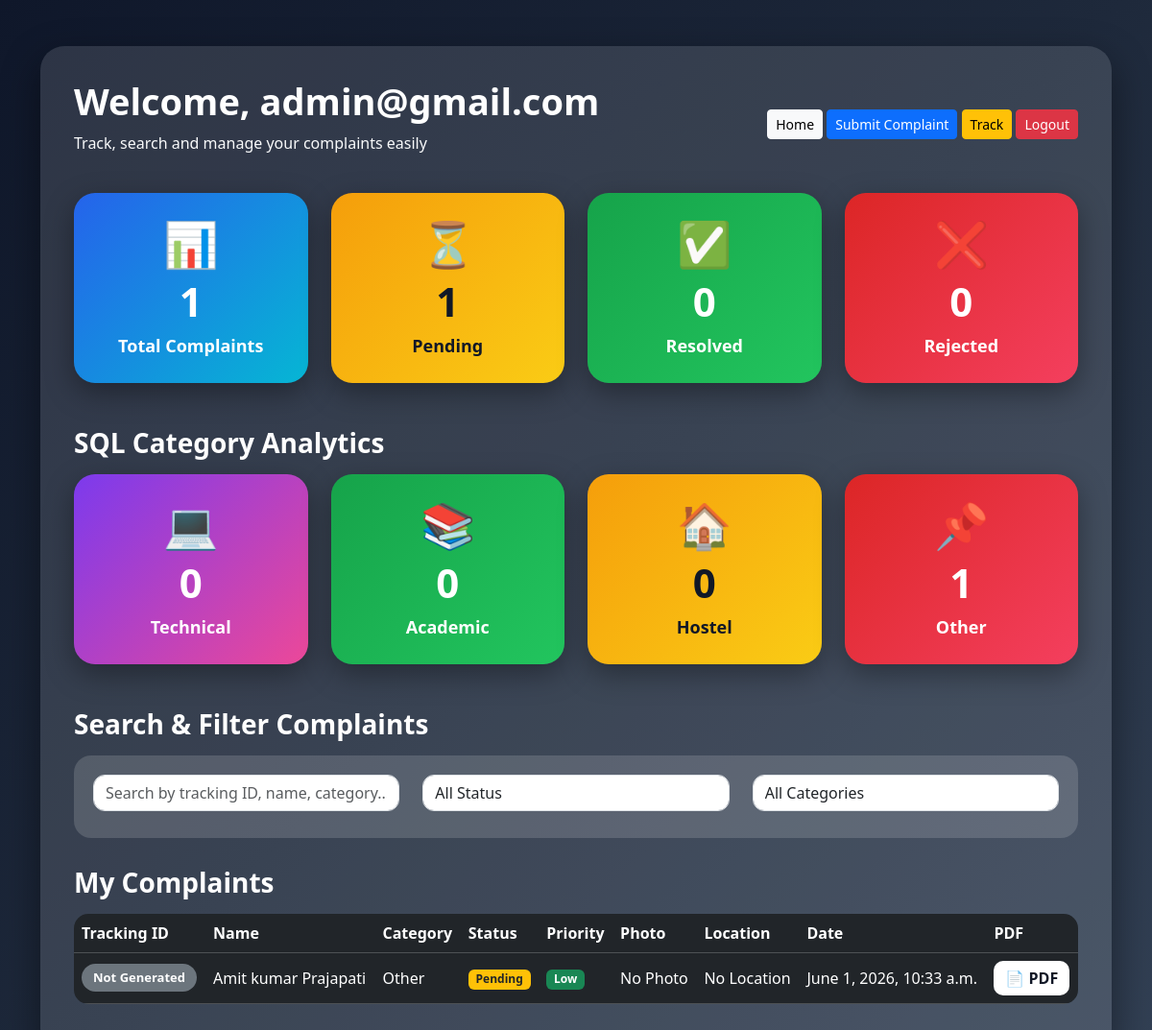
Before: /dashboard/ (signed in) with the older database file.
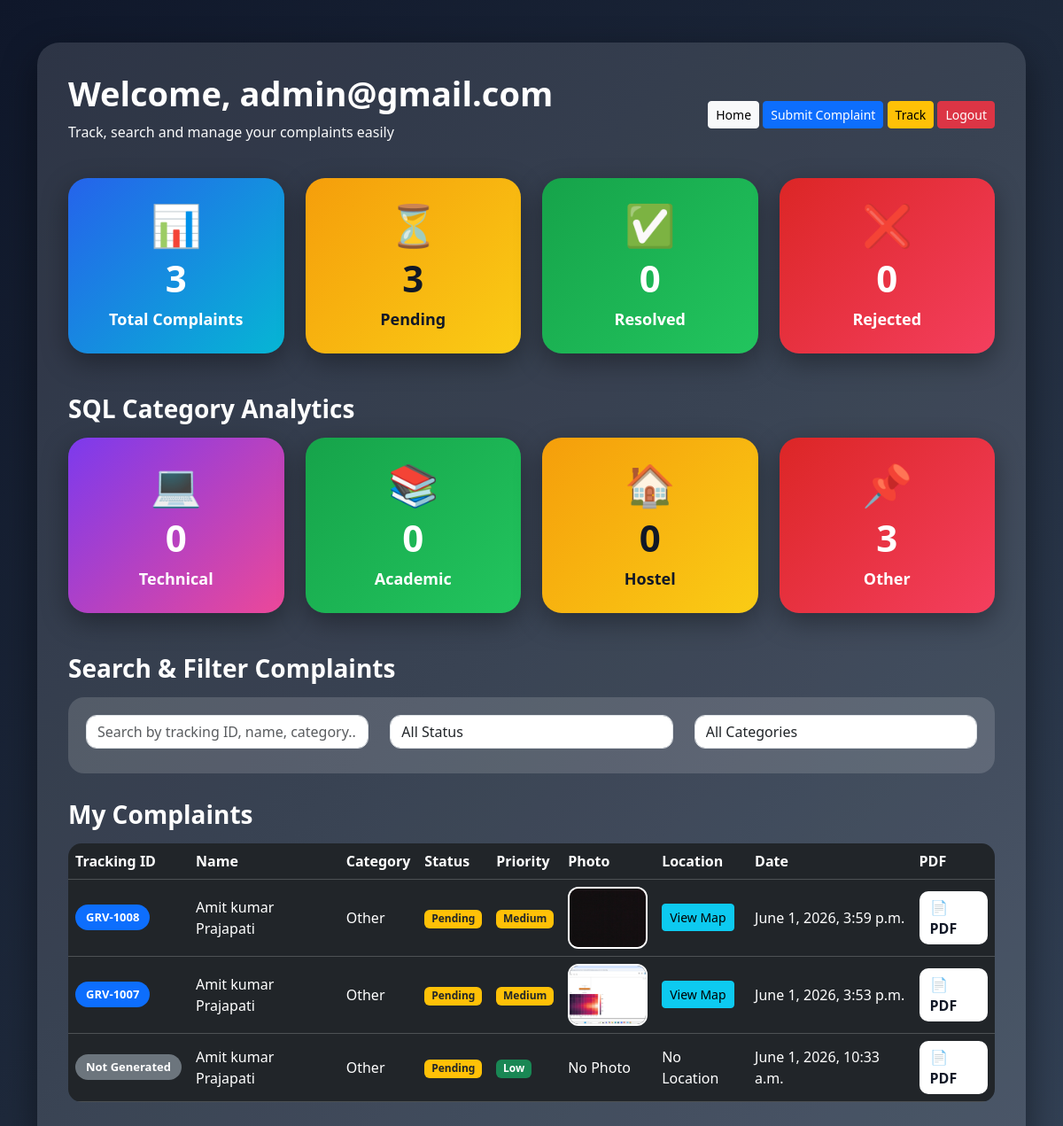
After: the same page with the newer database file.
### grievance_app/models.py (models this page shows, shortened)
class Grievance(models.Model):
    CATEGORY_CHOICES = [
        ('Technical', 'Technical'),
        ('Academic', 'Academic'),
        ('Hostel', 'Hostel'),
        ('Other', 'Other'),
    ]
    STATUS_CHOICES = [
        ('Pending', 'Pending'),
        ('In Progress', 'In Progress'),
        ('Resolved', 'Resolved'),
        ('Rejected', 'Rejected'),
    ]
    PRIORITY_CHOICES = [
        ('Low', 'Low'),
        ('Medium', 'Medium'),
        ('High', 'High'),
    ]
    user = models.ForeignKey(
        User,
        on_delete=models.CASCADE,
        null=True,
        blank=True
    )
    tracking_id = models.CharField(
        max_length=20,
        unique=True,
        blank=True,
        null=True
    )
    name = models.CharField(max_length=100)
    email = models.EmailField()
    complaint = models.TextField()
    category = models.CharField(
        max_length=50,
        choices=CATEGORY_CHOICES
    )
    status = models.CharField(
        max_length=20,
        choices=STATUS_CHOICES,
        default='Pending'
    )
    priority = models.CharField(
        max_length=20,
        choices=PRIORITY_CHOICES,
        default='Low'
    )
    photo = models.ImageField(
        upload_to='complaint_photos/',
        blank=True,
        null=True
    )
    latitude = models.CharField(
        max_length=100,
        blank=True,
        null=True
    )
    longitude = models.CharField(
        max_length=100,
        blank=True,
        null=True
    )
    created_at = models.DateTimeField(
        auto_now_add=True
    )

### grievance_app/views.py (the view)
# urls.py: path('dashboard/', views.dashboard, name='dashboard'),
@login_required
def dashboard(request):
    complaints = Grievance.objects.filter(
        Q(user=request.user) | Q(email=request.user.email)
    ).order_by('-created_at')
    total_count = complaints.count()
    pending_count = complaints.filter(status='Pending').count()
    resolved_count = complaints.filter(status='Resolved').count()
    rejected_count = complaints.filter(status='Rejected').count()
    technical_count = complaints.filter(category='Technical').count()
    academic_count = complaints.filter(category='Academic').count()
    hostel_count = complaints.filter(category='Hostel').count()
    other_count = complaints.filter(category='Other').count()
    return render(request, 'dashboard.html', {
        'complaints': complaints,
        'total_count': total_count,
        'pending_count': pending_count,
        'resolved_count': resolved_count,
        'rejected_count': rejected_count,
        'technical_count': technical_count,
        'academic_count': academic_count,
        'hostel_count': hostel_count,
        'other_count': other_count,
    })

### grievance_app/templates/dashboard.html (shortened to what this page needs)
<!DOCTYPE html>
<html>
<head>
    <link href="https://cdn.jsdelivr.net/npm/bootstrap@5.3.3/dist/css/bootstrap.min.css" rel="stylesheet">
</head>
<body>
<div class="container mt-5 mb-5">
    <div class="dashboard-box">
        <div class="d-flex justify-content-between align-items-center mb-4">
            <div>
                <h1 class="top-title">Welcome, {{ user.username }}</h1>
                <p class="text-light">Track, search and manage your complaints easily</p>
            </div>
            <div>
                <a href="/" class="btn btn-light btn-sm">Home</a>
                <a href="/submit/" class="btn btn-primary btn-sm">Submit Complaint</a>
                <a href="/track/" class="btn btn-warning btn-sm">Track</a>
                <a href="/logout/" class="btn btn-danger btn-sm">Logout</a>
            </div>
        </div>
        <div class="row mb-4">
            <div class="col-md-3 mb-3">
                <div class="stat-card total-card">
                    <h1>📊</h1>
                    <h2>{{ total_count }}</h2>
                    <p>Total Complaints</p>
                </div>
            </div>
            <div class="col-md-3 mb-3">
                <div class="stat-card pending-card">
                    <h1>⏳</h1>
                    <h2>{{ pending_count }}</h2>
                    <p>Pending</p>
                </div>
            </div>
            <div class="col-md-3 mb-3">
                <div class="stat-card resolved-card">
                    <h1>✅</h1>
                    <h2>{{ resolved_count }}</h2>
                    <p>Resolved</p>
                </div>
            </div>
            <div class="col-md-3 mb-3">
                <div class="stat-card rejected-card">
                    <h1>❌</h1>
                    <h2>{{ rejected_count }}</h2>
                    <p>Rejected</p>
                </div>
            </div>
        </div>
        <h3 class="section-title">SQL Category Analytics</h3>
        <div class="row mb-4">
            <div class="col-md-3 mb-3">
                <div class="stat-card analytics-card">
                    <h1>💻</h1>
                    <h2>{{ technical_count }}</h2>
                    <p>Technical</p>
                </div>
            </div>
            <div class="col-md-3 mb-3">
                <div class="stat-card resolved-card">
                    <h1>📚</h1>
                    <h2>{{ academic_count }}</h2>
                    <p>Academic</p>
                </div>
            </div>
            <div class="col-md-3 mb-3">
                <div class="stat-card pending-card">
                    <h1>🏠</h1>
                    <h2>{{ hostel_count }}</h2>
                    <p>Hostel</p>
                </div>
            </div>
            <div class="col-md-3 mb-3">
                <div class="stat-card rejected-card">
                    <h1>📌</h1>
                    <h2>{{ other_count }}</h2>
                    <p>Other</p>
                </div>
            </div>
        </div>
        <h3 class="section-title">Search & Filter Complaints</h3>
        <div class="filter-box">
            <div class="row">
                <div class="col-md-4 mb-2">
                    <input type="text"
                           id="searchInput"
                           class="form-control"
                           placeholder="Search by tracking ID, name, category...">
                </div>
                <div class="col-md-4 mb-2">
                    <select id="statusFilter" class="form-control">
                        <option value="">All Status</option>
                    </select>
                </div>
                <div class="col-md-4 mb-2">
                    <select id="categoryFilter" class="form-control">
                        <option value="">All Categories</option>
                    </select>
                </div>
            </div>
        </div>
        <h3 class="section-title">My Complaints</h3>
        <div class="table-responsive">
            <table class="table table-dark table-hover align-middle">
                <thead>
                    <tr>
                        <th>Tracking ID</th>
                        <th>Name</th>
                        <th>Category</th>
                        <th>Status</th>
                        <th>Priority</th>
                        <th>Photo</th>
                        <th>Location</th>
                        <th>Date</th>
                        <th>PDF</th>
                    </tr>
                </thead>
                <tbody id="complaintTable">
                    {% for complaint in complaints %}
                    <tr>
                        <td>
                            {% if complaint.tracking_id %}
                                <span class="badge bg-primary tracking-badge">
                                    {{ complaint.tracking_id }}
                                </span>
                            {% else %}
                                <span class="badge bg-secondary tracking-badge">
                                    Not Generated
                                </span>
                            {% endif %}
                        </td>
                        <td>{{ complaint.name }}</td>
                        <td>{{ complaint.category }}</td>
                        <td>
                            {% if complaint.status == "Resolved" %}
                                <span class="badge bg-success">Resolved</span>
                            {% elif complaint.status == "Pending" %}
                                <span class="badge bg-warning text-dark">Pending</span>
                            {% elif complaint.status == "Rejected" %}
                                <span class="badge bg-danger">Rejected</span>
                            {% else %}
                                <span class="badge bg-info text-dark">In Progress</span>
                            {% endif %}
                        </td>
                        <td>
                            {% if complaint.priority == "High" %}
                                <span class="badge bg-danger">High</span>
                            {% elif complaint.priority == "Medium" %}
                                <span class="badge bg-warning text-dark">Medium</span>
                            {% else %}
                                <span class="badge bg-success">Low</span>
                            {% endif %}
                        </td>
                        <td>
                            {% if complaint.photo %}
                                <img src="{{ complaint.photo.url }}" class="complaint-img">
                            {% else %}
                                No Photo
                            {% endif %}
                        </td>
                        <td>
                            {% if complaint.latitude and complaint.longitude %}
                                <a class="btn btn-sm btn-info"
                                   target="_blank"
                                   href="https://www.google.com/maps?q={{ complaint.latitude }},{{ complaint.longitude }}">
                                    View Map
                                </a>
                            {% else %}
                                No Location
                            {% endif %}
                        </td>
                        <td>{{ complaint.created_at }}</td>
                        <td>
                            <a href="{% url 'download_pdf' complaint.id %}"
                               class="pdf-btn">
                                📄 PDF
                            </a>
                        </td>
                    </tr>
                    {% empty %}
                    <tr>
                        <td colspan="9" class="text-center">
                            No complaints found
                        </td>
                    </tr>
                    {% endfor %}
                </tbody>
            </table>
        </div>
    </div>
</div>
</body>
</html>

### grievance_app/templates/dashboard.html (style rules this page uses)
body { background: linear-gradient(135deg, #0f172a, #1e293b, #334155); min-height: 100vh; color: white; }
.dashboard-box { background: rgba(255, 255, 255, 0.12); border-radius: 25px; padding: 35px; box-shadow: 0 15px 40px rgba(0,0,0,0.45); }
.top-title { font-size: 38px; font-weight: bold; }
.stat-card { border: none; border-radius: 22px; color: white; padding: 25px; text-align: center; transition: 0.3s; box-shadow: 0 10px 30px rgba(0,0,0,0.35); min-height: 170px; }
.stat-card h1 { font-size: 46px; margin-bottom: 8px; }
.stat-card h2 { font-size: 42px; font-weight: bold; margin-bottom: 8px; color: white; }
.stat-card p { font-size: 18px; margin: 0; font-weight: 600; }
.total-card { background: linear-gradient(135deg, #2563eb, #06b6d4); }
.pending-card { background: linear-gradient(135deg, #f59e0b, #facc15); }
.pending-card h2, .pending-card p { color: #111827; }
.resolved-card { background: linear-gradient(135deg, #16a34a, #22c55e); }
.rejected-card { background: linear-gradient(135deg, #dc2626, #f43f5e); }
.analytics-card { background: linear-gradient(135deg, #7c3aed, #ec4899); }
.complaint-img { width: 90px; height: 70px; object-fit: cover; border-radius: 12px; border: 2px solid white; }
.tracking-badge { font-size: 13px; padding: 8px 12px; border-radius: 20px; }
.filter-box { background: rgba(255,255,255,0.15); border-radius: 18px; padding: 20px; margin-bottom: 20px; }
.filter-box input, .filter-box select { border-radius: 12px; }
.pdf-btn { background: #ffffff; color: #111827; border: none; border-radius: 10px; padding: 6px 12px; font-weight: 700; text-decoration: none; display: inline-block; }
table { border-radius: 15px; overflow: hidden; }
.section-title { font-weight: bold; margin-top: 30px; margin-bottom: 15px; }

Changed rows visible on the page:
added Grievance: tracking_id "GRV-1008", name "Amit kumar Prajapati", category "Other", status "Pending", priority "Medium", photo (picture), created_at "June 1, 2026, 3:59 p.m."
added Grievance: tracking_id "GRV-1007", name "Amit kumar Prajapati", category "Other", status "Pending", priority "Medium", photo (picture), created_at "June 1, 2026, 3:53 p.m."
Other visible differences:
{{ total_count }}: "1" → "3"
{{ pending_count }}: "1" → "3"
{{ other_count }}: "1" → "3"
